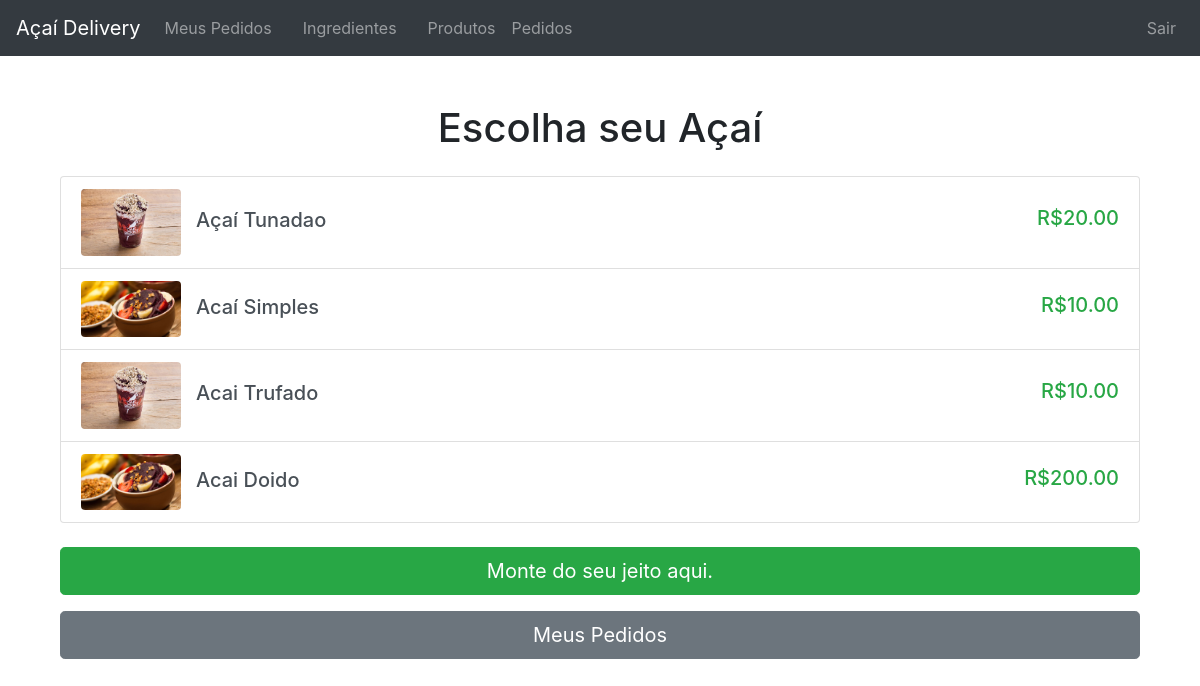
The app's page / (signed in) with its own data.
### produto/models.py (models this page shows, shortened)
class Produto(models.Model):
    nome = models.CharField(max_length=100)
    preco = models.DecimalField(max_digits=6, decimal_places=2)
    sabor = models.ManyToManyField(Sabor, blank=True)
    acompanhamentos = models.ManyToManyField(Acompanhamento, blank=True)
    imagem = models.ImageField(upload_to='images/produtos/', null=True, blank=True)

### pedido/views.py (the view)
# urls.py: path('', views.listar_index, name='listar_index'),
@login_required
def listar_index(request):
    produtos = Produto.objects.all()
    return render(request, 'pedido/index.html', {'produtos': produtos})

### templates/pedido/index.html (shortened to what this page needs)
{% extends 'base.html' %}
{% block content %}
<div class="container mt-4">
    <h1 class="text-center mb-4">Escolha seu Açaí</h1>
    <div class="list-group">
        {% for produto in produtos %}
            <a href="{% url 'fazer_pedido' produto.id %}" class="list-group-item list-group-item-action">
                <div class="d-flex w-100 justify-content-between align-items-center">
                    <div class="d-flex align-items-center">
                        {% if produto.imagem %}
                            <img src="{{ produto.imagem.url }}" alt="{{ produto.nome }}" class="img-fluid rounded" style="max-width: 100px; max-height: 100px; margin-right: 15px;">
                        {% endif %}
                        <h5 class="mb-1">{{ produto.nome }}</h5>
                    </div>
                    <small class="text-success h5">R${{ produto.preco }}</small>
                </div>
            </a>
        {% endfor %}
    </div>
    <div class="mt-4">
        <a href="{% url 'fazer_pedido_personalizado' %}" class="btn btn-success btn-lg btn-block">Monte do seu jeito aqui.</a>
    </div>
    <div class="mt-3">
        <a href="{% url 'meus_pedidos' %}" class="btn btn-secondary btn-lg btn-block">Meus Pedidos</a>
    </div>
</div>
{% endblock %}

### templates/base.html (style rules this page uses)
.container { margin-bottom: 60px; }

### records on screen
Produto: imagem (picture), nome "Açaí Tunadao", preco "20.00"
Produto: imagem (picture), nome "Acaí Simples", preco "10.00"
Produto: imagem (picture), nome "Acai Trufado", preco "10.00"
Produto: imagem (picture), nome "Acai Doido", preco "200.00"
